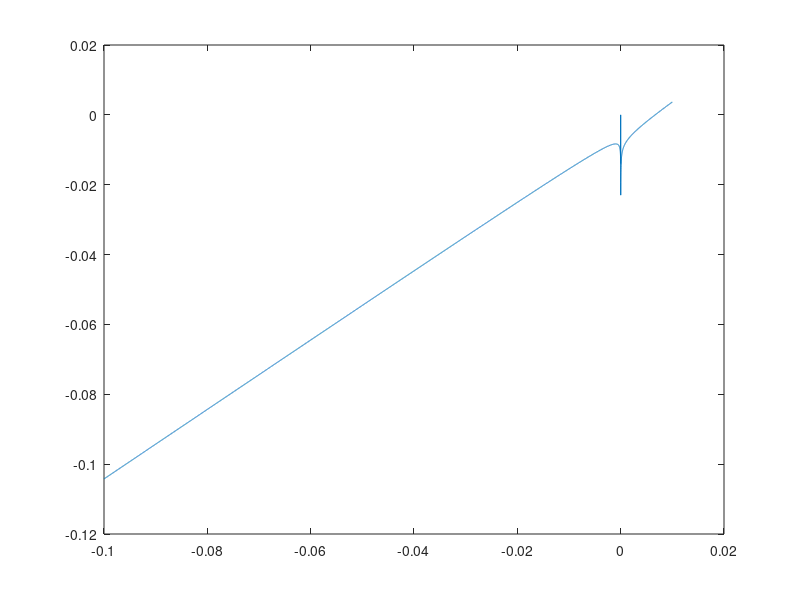

The MATLAB script that drew this image: (Note: this script raises an error after producing the figure.)
%% Constants and Equations
Q=2.5; % L/s
Q=Q/1000; % m3/s
L=15; % m
DeltaPMax=103; % kPa
DeltaPMax=DeltaPMax*1000; % Pa

fDeltaP=@(fF,rho,L,v,D) 2*ff*rho*L*v^2/D;
fv=@(Q,D) 4*Q/(pi*D^2);
ffFL=@(Re) 16/Re;
frhoW=@(T) 46.048+T*(9.418+T*(-0.0329+T*(4.882e-5-2.895e-8*T)));
fmu=@(T) exp(-10.547+541.69/(T-144.53));
fRe=@(D,v,rho,mu) D*v*rho/mu;

%% D test
D=0.2; % m
T=25; % Celsius
T=T+273.15; % K

rhoW=frhoW(T);
v=fv(Q,D);
mu=fmu(T);
Re=fRe(D,v,rhoW,mu);
disp(Re)
fF_range=-0.1:0.00001:0.01;
yy=zeros(size(fF_range));
fF_fzero_function=@(fF_guess) fF_guess-1/(4*log10(Re*sqrt(fF_guess))-0.4)^2;
for i=1:length(fF_range)
    yy(i)=fF_fzero_function(fF_range(i));
end
plot(fF_range, yy)


%% Part A
function val=Diameter_fzero(D)
    T=25; % Celsius
    T=T+273.15; % K
    Q=2.5; % L/s
    Q=Q/1000; % m3/s
    L=15; % m
    DeltaPMax=103; % kPa
    DeltaPMax=DeltaPMax*1000; % Pa

    rhoW=frhoW(T);
    v=fv(Q,D);
    mu=fmu(T);
    Re=fRe(D,v,rhoW,mu);
    if Re<2100
        fF=ffFL(Re);
    else
        fF_fzero_function=@(fF_guess) fF_guess-1/(4*log10(Re*sqrt(fF_guess))-0.4)^2;
        options=optimset('Display', 'off');
        fF=fzero(fF_fzero_function, [0.0001, 0.1], options);
    end
    val=DeltaPMax-2*fF*rhoW*L*v^2/D;   
end

diameter_range=0.01:0.0001:0.3;
yy=zeros(size(diameter_range));
for i=1:length(diameter_range)
    yy(i)=Diameter_fzero(diameter_range(i));
end
%plot(diameter_range, yy)

options=optimset('Display', 'off');
part_a_sol=fzero(@Diameter_fzero, [0.024,0.028], options); % solution in m

fprintf('The diameter of the pipe at 103 kPa is %0.4f inches\n', part_a_sol*39.3701)

%% Part B
fprintf('For a Diameter of 1.0327 inches, you should choose the 1 in nominal pipe size\n')

%% Part C
function pressure_drop=Temperature_Function(T)
    T=T+273.15; % K
    Q=5; % L/s
    Q=Q/1000; % m3/s
    L=16; % m
    D_outside=1.66; % in
    wall_thickness=0.14; % in
    D_inside=D_outside-2*wall_thickness; % in
    D_inside=D_inside/39.3701; % m

    rhoW=frhoW(T);
    v=fv(Q,D_inside);
    mu=fmu(T);
    Re=fRe(D_inside,v,rhoW,mu);
    if Re<2100
        fF=ffFL(Re);
    else
        fF_fzero_function=@(fF_guess) fF_guess-1/(4*log10(Re*sqrt(fF_guess))-0.4)^2;
        options=optimset('Display', 'off');
        fF=fzero(fF_fzero_function, [0.0001, 0.1], options);
    end
    pressure_drop_Pa=2*fF*rhoW*L*v^2/D_inside; % Pa
    pressure_drop = pressure_drop_Pa/1000; %kPa
end

Temp_range=5:0.01:80;
pressure_drops=zeros(size(Temp_range));
for i=1:length(Temp_range)
    pressure_drops(i)=Temperature_Function(Temp_range(i));
end
plot(Temp_range, pressure_drops)
fprintf('Lowest Pressure Drop: %3.3f kPa\n', pressure_drops(end))
fprintf('Highest Pressure Drop: %3.3f kPa\n', pressure_drops(1))

%% Part D
function val=Temperature_fzero(T)
    T=T+273.15; % K
    Q=5; % L/s
    Q=Q/1000; % m3/s
    L=16; % m
    D_outside=1.66; % in
    wall_thickness=0.14; % in
    D_inside=D_outside-2*wall_thickness; % in
    D_inside=D_inside/39.3701; % m
    DeltaPMax=103; % kPa
    DeltaPMax=DeltaPMax*1000; % Pa

    rhoW=frhoW(T);
    v=fv(Q,D_inside);
    mu=fmu(T);
    Re=fRe(D_inside,v,rhoW,mu);
    if Re<2100
        fF=ffFL(Re);
    else
        fF_fzero_function=@(fF_guess) fF_guess-1/(4*log10(Re*sqrt(fF_guess))-0.4)^2;
        options=optimset('Display', 'off');
        fF=fzero(fF_fzero_function, [0.0001, 0.1], options);
    end
    val=DeltaPMax-2*fF*rhoW*L*v^2/D_inside;
end

options=optimset('Display', 'off');
part_d_sol=fzero(@Temperature_fzero, [8,12], options); % Solution in Celsius
fprintf('Minimum Temperature: %1.3f degrees Celsius\n', part_d_sol)